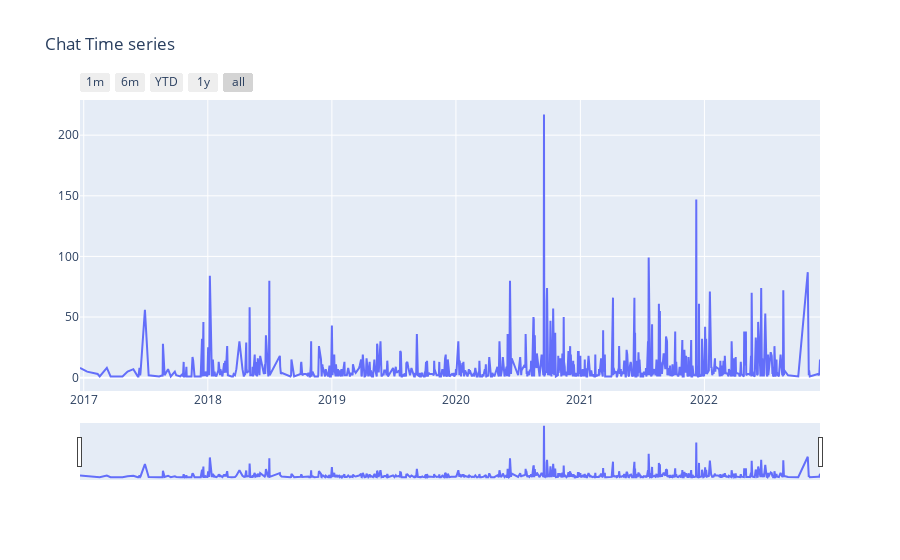

Here is the notebook cell this chart was saved with:
### Code cell
fig = go.Figure()
fig.add_trace(
    go.Line(x=df_date.Date, y=df_date.Message))

# Set title
fig.update_layout(
    title_text="Chat Time series"
)
fig.update_layout(
    xaxis=dict(
        rangeselector=dict(
            buttons=list([
                dict(count=1,
                     label="1m",
                     step="month",
                     stepmode="backward"),
                dict(count=6,
                     label="6m",
                     step="month",
                     stepmode="backward"),
                dict(count=1,
                     label="YTD",
                     step="year",
                     stepmode="todate"),
                dict(count=1,
                     label="1y",
                     step="year",
                     stepmode="backward"),
                dict(step="all")
            ])
        ),
        rangeslider=dict(
            visible=True
        ),
        type="date"
    )
)

fig.show()

### Figure 1 — Plotly figure (JSON) as saved in the notebook; plotly's stock layout.template omitted (floating-point values rounded to 4 significant figures; data arrays with more than 128 entries replaced by an {"elided": "..."} marker saying what was removed)
{"data": [{"type": "scatter", "x": {"elided": "855 str values"}, "y": {"elided": "855 int values"}}], "layout": {"title": {"text": "Chat Time series"}, "xaxis": {"rangeselector": {"buttons": [{"count": 1, "label": "1m", "step": "month", "stepmode": "backward"}, {"count": 6, "label": "6m", "step": "month", "stepmode": "backward"}, {"count": 1, "label": "YTD", "step": "year", "stepmode": "todate"}, {"count": 1, "label": "1y", "step": "year", "stepmode": "backward"}, {"step": "all"}]}, "rangeslider": {"visible": true}, "type": "date"}}}
